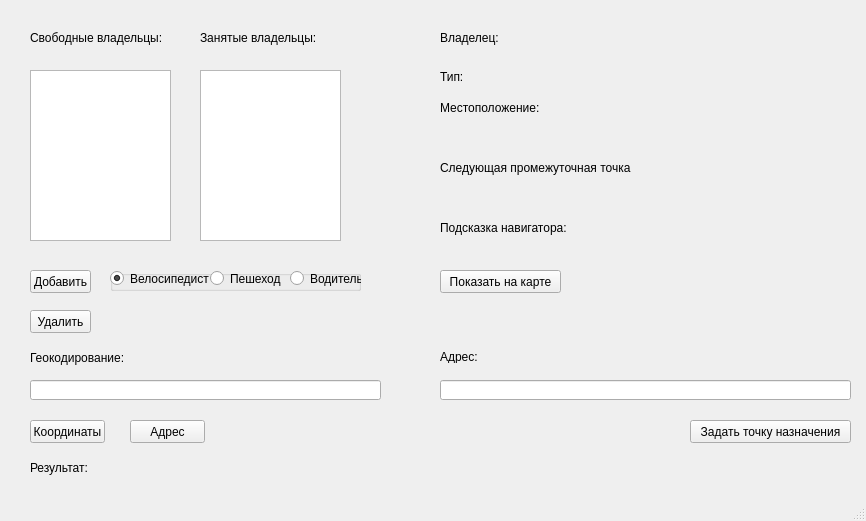
<?xml version="1.0" encoding="UTF-8"?>
<ui version="4.0">
 <class>MainWindow</class>
 <widget class="QMainWindow" name="MainWindow">
  <property name="geometry">
   <rect>
    <x>0</x>
    <y>0</y>
    <width>866</width>
    <height>521</height>
   </rect>
  </property>
  <property name="windowTitle">
   <string>NavigationSystem</string>
  </property>
  <widget class="QWidget" name="centralwidget">
   <widget class="QPushButton" name="add_owner_button">
    <property name="geometry">
     <rect>
      <x>30</x>
      <y>270</y>
      <width>61</width>
      <height>23</height>
     </rect>
    </property>
    <property name="text">
     <string>Добавить</string>
    </property>
   </widget>
   <widget class="QPushButton" name="remove_owner_button">
    <property name="geometry">
     <rect>
      <x>30</x>
      <y>310</y>
      <width>61</width>
      <height>23</height>
     </rect>
    </property>
    <property name="text">
     <string>Удалить</string>
    </property>
   </widget>
   <widget class="QListWidget" name="free_owners_list_view">
    <property name="geometry">
     <rect>
      <x>30</x>
      <y>70</y>
      <width>141</width>
      <height>171</height>
     </rect>
    </property>
   </widget>
   <widget class="QListWidget" name="busy_owners_list_widget">
    <property name="geometry">
     <rect>
      <x>200</x>
      <y>70</y>
      <width>141</width>
      <height>171</height>
     </rect>
    </property>
   </widget>
   <widget class="QLabel" name="free_owners_label">
    <property name="geometry">
     <rect>
      <x>30</x>
      <y>30</y>
      <width>131</width>
      <height>16</height>
     </rect>
    </property>
    <property name="text">
     <string>Свободные владельцы:</string>
    </property>
   </widget>
   <widget class="QLabel" name="busy_owners_label">
    <property name="geometry">
     <rect>
      <x>200</x>
      <y>30</y>
      <width>131</width>
      <height>16</height>
     </rect>
    </property>
    <property name="text">
     <string>Занятые владельцы:</string>
    </property>
   </widget>
   <widget class="QLabel" name="owner_info_label">
    <property name="geometry">
     <rect>
      <x>440</x>
      <y>30</y>
      <width>61</width>
      <height>16</height>
     </rect>
    </property>
    <property name="text">
     <string>Владелец:</string>
    </property>
   </widget>
   <widget class="QLabel" name="owner_type_label">
    <property name="geometry">
     <rect>
      <x>440</x>
      <y>70</y>
      <width>47</width>
      <height>13</height>
     </rect>
    </property>
    <property name="text">
     <string>Тип:</string>
    </property>
   </widget>
   <widget class="QLabel" name="owner_location_label">
    <property name="geometry">
     <rect>
      <x>440</x>
      <y>100</y>
      <width>101</width>
      <height>16</height>
     </rect>
    </property>
    <property name="text">
     <string>Местоположение:</string>
    </property>
   </widget>
   <widget class="QPushButton" name="set_destination_button">
    <property name="geometry">
     <rect>
      <x>690</x>
      <y>420</y>
      <width>161</width>
      <height>23</height>
     </rect>
    </property>
    <property name="text">
     <string>Задать точку назначения</string>
    </property>
   </widget>
   <widget class="QLabel" name="next_target_label">
    <property name="geometry">
     <rect>
      <x>440</x>
      <y>160</y>
      <width>191</width>
      <height>16</height>
     </rect>
    </property>
    <property name="text">
     <string>Следующая промежуточная точка:</string>
    </property>
   </widget>
   <widget class="QLabel" name="nav_tip_label">
    <property name="geometry">
     <rect>
      <x>440</x>
      <y>220</y>
      <width>131</width>
      <height>16</height>
     </rect>
    </property>
    <property name="text">
     <string>Подсказка навигатора:</string>
    </property>
   </widget>
   <widget class="QLineEdit" name="destination_address_line_edit">
    <property name="geometry">
     <rect>
      <x>440</x>
      <y>380</y>
      <width>411</width>
      <height>20</height>
     </rect>
    </property>
   </widget>
   <widget class="QLabel" name="destination_address_label">
    <property name="geometry">
     <rect>
      <x>440</x>
      <y>350</y>
      <width>47</width>
      <height>13</height>
     </rect>
    </property>
    <property name="text">
     <string>Адрес:</string>
    </property>
   </widget>
   <widget class="QLabel" name="owner_type_output">
    <property name="geometry">
     <rect>
      <x>480</x>
      <y>70</y>
      <width>341</width>
      <height>16</height>
     </rect>
    </property>
    <property name="text">
     <string/>
    </property>
   </widget>
   <widget class="QLabel" name="owner_location_output">
    <property name="geometry">
     <rect>
      <x>440</x>
      <y>130</y>
      <width>381</width>
      <height>16</height>
     </rect>
    </property>
    <property name="text">
     <string/>
    </property>
   </widget>
   <widget class="QLabel" name="owner_nav_tip_output">
    <property name="geometry">
     <rect>
      <x>440</x>
      <y>240</y>
      <width>381</width>
      <height>16</height>
     </rect>
    </property>
    <property name="text">
     <string/>
    </property>
   </widget>
   <widget class="QLabel" name="owner_next_target_output">
    <property name="geometry">
     <rect>
      <x>440</x>
      <y>190</y>
      <width>381</width>
      <height>16</height>
     </rect>
    </property>
    <property name="text">
     <string/>
    </property>
   </widget>
   <widget class="QPushButton" name="draw_map_button">
    <property name="geometry">
     <rect>
      <x>440</x>
      <y>270</y>
      <width>121</width>
      <height>23</height>
     </rect>
    </property>
    <property name="text">
     <string>Показать на карте</string>
    </property>
   </widget>
   <widget class="QLabel" name="geocoding_label">
    <property name="geometry">
     <rect>
      <x>30</x>
      <y>350</y>
      <width>101</width>
      <height>16</height>
     </rect>
    </property>
    <property name="text">
     <string>Геокодирование:</string>
    </property>
   </widget>
   <widget class="QLineEdit" name="geocoding_line_edit">
    <property name="geometry">
     <rect>
      <x>30</x>
      <y>380</y>
      <width>351</width>
      <height>20</height>
     </rect>
    </property>
   </widget>
   <widget class="QPushButton" name="find_coordinates_button">
    <property name="geometry">
     <rect>
      <x>30</x>
      <y>420</y>
      <width>75</width>
      <height>23</height>
     </rect>
    </property>
    <property name="text">
     <string>Координаты</string>
    </property>
   </widget>
   <widget class="QPushButton" name="find_address_button">
    <property name="geometry">
     <rect>
      <x>130</x>
      <y>420</y>
      <width>75</width>
      <height>23</height>
     </rect>
    </property>
    <property name="text">
     <string>Адрес</string>
    </property>
   </widget>
   <widget class="QLabel" name="result_label">
    <property name="geometry">
     <rect>
      <x>30</x>
      <y>460</y>
      <width>71</width>
      <height>16</height>
     </rect>
    </property>
    <property name="text">
     <string>Результат:</string>
    </property>
   </widget>
   <widget class="QLabel" name="geocoding_ouput">
    <property name="geometry">
     <rect>
      <x>30</x>
      <y>480</y>
      <width>811</width>
      <height>16</height>
     </rect>
    </property>
    <property name="text">
     <string/>
    </property>
   </widget>
   <widget class="QGroupBox" name="owner_types_box">
    <property name="geometry">
     <rect>
      <x>110</x>
      <y>270</y>
      <width>251</width>
      <height>21</height>
     </rect>
    </property>
    <property name="title">
     <string/>
    </property>
    <widget class="QRadioButton" name="biker_radio_button">
     <property name="geometry">
      <rect>
       <x>0</x>
       <y>0</y>
       <width>101</width>
       <height>17</height>
      </rect>
     </property>
     <property name="text">
      <string>Велосипедист</string>
     </property>
     <property name="checked">
      <bool>true</bool>
     </property>
    </widget>
    <widget class="QRadioButton" name="pedestrian_radio_button">
     <property name="geometry">
      <rect>
       <x>100</x>
       <y>0</y>
       <width>101</width>
       <height>17</height>
      </rect>
     </property>
     <property name="text">
      <string>Пешеход</string>
     </property>
    </widget>
    <widget class="QRadioButton" name="driver_radio_button">
     <property name="geometry">
      <rect>
       <x>180</x>
       <y>0</y>
       <width>101</width>
       <height>17</height>
      </rect>
     </property>
     <property name="text">
      <string>Водитель</string>
     </property>
    </widget>
   </widget>
  </widget>
  <widget class="QStatusBar" name="statusbar"/>
 </widget>
 <resources/>
 <connections/>
</ui>
